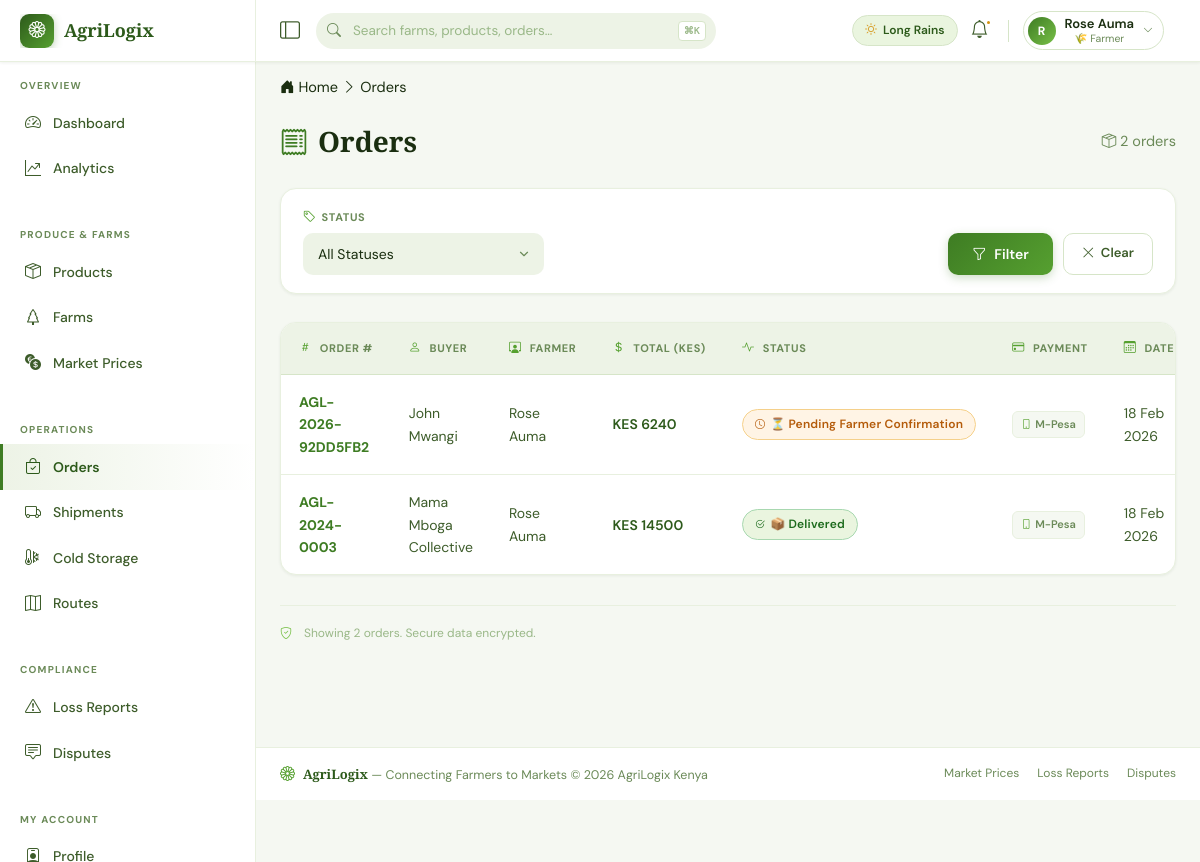
The app's page /orders/ (signed in) with its own data.
### web_app/models.py (models this page shows, shortened)
class User(AbstractUser):
    ROLE_CHOICES = [
        ('farmer', '🌾 Farmer'),
        ('buyer', '🏪 Buyer / Market'),
        ('driver', '🚛 Logistics Driver'),
        ('cold_storage', '❄️ Cold Storage Operator'),
        ('admin', '⚙️ Platform Admin'),
    ]
    role = models.CharField(max_length=20, choices=ROLE_CHOICES, default='buyer')
    phone = models.CharField(max_length=20, unique=True, null=True, blank=True)
    profile_photo = models.ImageField(upload_to='profiles/', null=True, blank=True)
    location = models.CharField(max_length=255, blank=True)
    latitude = models.DecimalField(max_digits=9, decimal_places=6, null=True, blank=True)
    longitude = models.DecimalField(max_digits=9, decimal_places=6, null=True, blank=True)
    is_verified = models.BooleanField(default=False)
    rating = models.DecimalField(max_digits=3, decimal_places=2, default=0.00)
    total_transactions = models.PositiveIntegerField(default=0)
    created_at = models.DateTimeField(auto_now_add=True)
    updated_at = models.DateTimeField(auto_now=True)
    class Meta:
        verbose_name = "User"
        verbose_name_plural = "Users"

class Order(models.Model):
    STATUS_CHOICES = [
        ('draft', '📝 Draft'),
        ('pending', '⏳ Pending Farmer Confirmation'),
        ('confirmed', '✅ Confirmed'),
        ('payment_pending', '💳 Payment Pending'),
        ('paid', '💰 Paid'),
        ('processing', '⚙️ Processing'),
        ('dispatched', '🚛 Dispatched'),
        ('delivered', '📦 Delivered'),
        ('completed', '🎉 Completed'),
        ('cancelled', '❌ Cancelled'),
        ('disputed', '⚠️ Disputed'),
    ]
    PAYMENT_METHODS = [
        ('mpesa', 'M-Pesa'),
        ('bank', 'Bank Transfer'),
        ('cod', 'Cash on Delivery'),
        ('escrow', 'AgriLogix Escrow'),
    ]
    order_number = models.CharField(max_length=20, unique=True)
    buyer = models.ForeignKey(User, on_delete=models.CASCADE, related_name='orders_placed',
                               limit_choices_to={'role': 'buyer'})
    farmer = models.ForeignKey(User, on_delete=models.CASCADE, related_name='orders_received',
                                limit_choices_to={'role': 'farmer'})
    shipment = models.OneToOneField(Shipment, on_delete=models.SET_NULL, null=True, blank=True,
                                    related_name='order')
    status = models.CharField(max_length=20, choices=STATUS_CHOICES, default='pending')
    subtotal = models.DecimalField(max_digits=12, decimal_places=2, default=0)
    shipping_cost = models.DecimalField(max_digits=10, decimal_places=2, default=0)
    platform_fee = models.DecimalField(max_digits=10, decimal_places=2, default=0)
    total_amount = models.DecimalField(max_digits=12, decimal_places=2, default=0)
    payment_method = models.CharField(max_length=20, choices=PAYMENT_METHODS, default='mpesa')
    payment_reference = models.CharField(max_length=100, blank=True)
    payment_date = models.DateTimeField(null=True, blank=True)
    delivery_address = models.CharField(max_length=300)
    delivery_latitude = models.DecimalField(max_digits=9, decimal_places=6, null=True, blank=True)
    delivery_longitude = models.DecimalField(max_digits=9, decimal_places=6, null=True, blank=True)
    requested_delivery_date = models.DateField(null=True, blank=True)
    buyer_notes = models.TextField(blank=True)
    farmer_notes = models.TextField(blank=True)
    created_at = models.DateTimeField(auto_now_add=True)
    updated_at = models.DateTimeField(auto_now=True)
    completed_at = models.DateTimeField(null=True, blank=True)
    class Meta:
        ordering = ['-created_at']
        verbose_name = "Order"
        verbose_name_plural = "Orders"

### web_app/views.py (the view)
# urls.py: path('orders/', views.order_list_view, name='order_list'),
@login_required
def order_list_view(request):
    user = request.user
    if user.role == 'buyer':
        orders = Order.objects.filter(buyer=user)
    elif user.role == 'farmer':
        orders = Order.objects.filter(farmer=user)
    else:
        orders = Order.objects.all()
    status_filter = request.GET.get('status')
    if status_filter:
        orders = orders.filter(status=status_filter)
    orders = orders.select_related('buyer', 'farmer').order_by('-created_at')
    return render(request, 'orders/list.html', {
        'orders': orders,
        'status_choices': Order.STATUS_CHOICES,
    })

### templates/orders/list.html (shortened to what this page needs)
{% extends 'base.html' %}
{% block breadcrumb %}
<nav class="breadcrumb" aria-label="Breadcrumb">
    <i class="bi bi-house-door-fill"></i>
    <a href="{% url 'dashboard' %}">Home</a>
    <i class="bi bi-chevron-right"></i>
    <span>Orders</span>
</nav>
{% endblock %}
{% block content %}
<div style="display: flex; align-items: center; justify-content: space-between; margin-bottom: 24px;">
    <h1 style="font-family:'Playfair Display',serif; font-size:28px; font-weight:700; color:var(--text-primary); display:flex; align-items:center; gap:10px;">
        <i class="bi bi-receipt" style="color:var(--green-500);"></i> Orders
    </h1>
    <span class="order-meta" style="color:var(--text-muted);">
        <i class="bi bi-box-seam"></i> {{ orders|length }} order{{ orders|length|pluralize }}
    </span>
</div>
<form method="get" class="filter-bar">
    <div class="filter-group">
        <label><i class="bi bi-tag"></i> Status</label>
        <select name="status">
            <option value="">All Statuses</option>
        </select>
    </div>
    <div class="filter-actions">
        <button type="submit" class="btn-filter">
            <i class="bi bi-funnel"></i> Filter
        </button>
        <a href="{% url 'order_list' %}" class="btn-clear">
            <i class="bi bi-x-lg"></i> Clear
        </a>
    </div>
</form>
<div class="table-container">
    <table class="data-table">
        <thead>
            <tr>
                <th><i class="bi bi-hash"></i> Order #</th>
                <th><i class="bi bi-person"></i> Buyer</th>
                <th><i class="bi bi-person-workspace"></i> Farmer</th>
                <th><i class="bi bi-currency-dollar"></i> Total (KES)</th>
                <th><i class="bi bi-activity"></i> Status</th>
                <th><i class="bi bi-credit-card"></i> Payment</th>
                <th><i class="bi bi-calendar3"></i> Date</th>
            </tr>
        </thead>
        <tbody>
            {% for order in orders %}
            <tr>
                <td data-label="Order #">
                    <a href="{% url 'order_detail' order.pk %}"><strong>{{ order.order_number }}</strong></a>
                </td>
                <td data-label="Buyer">{{ order.buyer.get_full_name|default:order.buyer.username }}</td>
                <td data-label="Farmer">{{ order.farmer.get_full_name|default:order.farmer.username }}</td>
                <td data-label="Total (KES)" style="font-weight:600; color:var(--green-700);">
                    KES {{ order.total_amount|floatformat:0 }}
                </td>
                <td data-label="Status">
                    <span class="status-badge {{ order.status }}">
                        <i class="bi
                            {% if order.status == 'pending' %}bi-clock
                            {% elif order.status == 'confirmed' %}bi-check-circle
                            {% elif order.status == 'processing' %}bi-gear
                            {% elif order.status == 'dispatched' %}bi-truck
                            {% elif order.status == 'delivered' or order.status == 'completed' %}bi-check2-circle
                            {% elif order.status == 'cancelled' %}bi-x-circle
                            {% elif order.status == 'disputed' %}bi-exclamation-triangle
                            {% else %}bi-circle{% endif %}">
                        </i>
                        {{ order.get_status_display }}
                    </span>
                </td>
                <td data-label="Payment">
                    <span class="payment-chip">
                        <i class="bi
                            {% if order.payment_method == 'mpesa' %}bi-phone
                            {% elif order.payment_method == 'bank' %}bi-bank
                            {% elif order.payment_method == 'cash' %}bi-cash
                            {% else %}bi-credit-card{% endif %}">
                        </i>
                        {{ order.get_payment_method_display }}
                    </span>
                </td>
                <td data-label="Date">{{ order.created_at|date:"d M Y" }}</td>
            </tr>
            {% endfor %}
        </tbody>
    </table>
</div>
<div style="margin-top: 30px; display: flex; gap: 12px; align-items: center; font-size:12px; color:var(--text-placeholder); border-top:1px solid var(--border-light); padding-top:18px;">
    <i class="bi bi-shield-check" style="color:var(--green-300);"></i>
    <span>Showing {{ orders|length }} order{{ orders|length|pluralize }}. Secure data encrypted.</span>
</div>
{% endblock %}

### templates/base.html (shortened to what this page needs)
<!DOCTYPE html>
<html lang="en">
<head>
    <link href="https://cdn.jsdelivr.net/npm/bootstrap-icons@1.11.3/font/bootstrap-icons.min.css" rel="stylesheet">
</head>
<body>
<nav id="topnav" role="banner">
    <div class="nav-brand-zone">
        <a href="{% url 'dashboard' %}" style="display:flex;align-items:center;gap:10px;overflow:hidden;">
            <div class="brand-logo"><i class="bi bi-flower1"></i></div>
            <span class="brand-text">AgriLogix</span>
        </a>
    </div>
    <div class="nav-controls">
        <button class="sidebar-toggle-btn" id="sidebarToggle" aria-label="Toggle sidebar" title="Toggle navigation">
            <i class="bi bi-layout-sidebar"></i>
        </button>
        <div class="nav-search" role="search">
            <input type="text" id="globalSearch" placeholder="Search farms, products, orders…" autocomplete="off" aria-label="Global search">
            <span class="search-kbd">⌘K</span>
        </div>
        <div class="nav-right">
            {% if user.is_authenticated %}
            <div class="season-chip">
                <i class="bi bi-sun" style="color:var(--amber-400);"></i> Long Rains
            </div>
            <a href="{% url 'notification_list' %}" class="nav-icon-btn" aria-label="Notifications">
                <i class="bi bi-bell"></i>
                {% if unread_count %}
                    <span class="notif-count">{{ unread_count }}</span>
                {% else %}
                    <span class="notif-pip"></span>
                {% endif %}
            </a>
            <div class="profile-dropdown">
                <button class="profile-btn" id="profileToggle" aria-haspopup="true" aria-expanded="false">
                    <div class="p-avatar">{{ user.get_full_name|default:user.username|first|upper }}</div>
                    <div class="p-info">
                        <span class="p-name">{{ user.get_full_name|default:user.username }}</span>
                        <span class="p-role">{{ user.get_role_display }}</span>
                    </div>
                    <i class="bi bi-chevron-down p-chevron"></i>
                </button>
            </div>
            {% else %}
            <div class="auth-links">
                <a href="{% url 'login' %}" class="btn-ghost">Sign In</a>
                <a href="{% url 'register' %}" class="btn-solid">Get Started</a>
            </div>
            {% endif %}
        </div>
    </div>
</nav>
<div id="layout">
    <aside id="sidebar" role="navigation" aria-label="Main navigation">
        <div class="sidebar-inner">
            <span class="sb-section-label">Overview</span>
            <a href="{% url 'dashboard' %}" class="sidebar-link"><i class="bi bi-speedometer2"></i> Dashboard</a>
            <a href="{% url 'analytics_dashboard' %}" class="sidebar-link"><i class="bi bi-graph-up-arrow"></i> Analytics</a>
            <span class="sb-section-label">Produce &amp; Farms</span>
            <a href="{% url 'product_list' %}" class="sidebar-link"><i class="bi bi-box-seam"></i> Products</a>
            <a href="{% url 'farm_list' %}" class="sidebar-link"><i class="bi bi-tree"></i> Farms</a>
            <a href="{% url 'market_prices' %}" class="sidebar-link"><i class="bi bi-currency-exchange"></i> Market Prices</a>
            <span class="sb-section-label">Operations</span>
            <a href="{% url 'order_list' %}" class="sidebar-link"><i class="bi bi-bag-check"></i> Orders</a>
            <a href="{% url 'shipment_list' %}" class="sidebar-link"><i class="bi bi-truck"></i> Shipments</a>
            <a href="{% url 'cold_storage_list' %}" class="sidebar-link"><i class="bi bi-thermometer-snow"></i> Cold Storage</a>
            <a href="{% url 'route_list' %}" class="sidebar-link"><i class="bi bi-map"></i> Routes</a>
            <span class="sb-section-label">Compliance</span>
            <a href="{% url 'loss_report_list' %}" class="sidebar-link"><i class="bi bi-exclamation-triangle"></i> Loss Reports</a>
            <a href="{% url 'dispute_list' %}" class="sidebar-link"><i class="bi bi-chat-square-text"></i> Disputes</a>
            {% if user.is_authenticated %}
            <span class="sb-section-label">My Account</span>
            <a href="{% url 'profile' %}" class="sidebar-link"><i class="bi bi-person-badge"></i> Profile</a>
            {% endif %}
        </div>
    </aside>
    <div id="page-content">
        <div id="breadcrumb-wrap">{% block breadcrumb %}{% endblock %}</div>
        <main id="main-content">
            {% block content %}{% endblock %}
        </main>
        <footer id="footer">
            <div class="footer-brand">
                <i class="bi bi-flower1" style="color:var(--green-400);font-size:15px;"></i>
                <span><strong>AgriLogix</strong> — Connecting Farmers to Markets &copy; {% now "Y" %} AgriLogix Kenya</span>
            </div>
            <nav class="footer-links" aria-label="Footer links">
                <a href="{% url 'market_prices' %}">Market Prices</a>
                <a href="{% url 'loss_report_list' %}">Loss Reports</a>
                <a href="{% url 'dispute_list' %}">Disputes</a>
            </nav>
        </footer>
    </div>
</div>
</body>
</html>

### records on screen
User: get_full_name|first "R", get_full_name "Rose Auma", role "🌾 Farmer"
Order: order_number "AGL-2026-92DD5FB2", buyer.get_full_name "John Mwangi", farmer.get_full_name "Rose Auma", total_amount "6240", status "⏳ Pending Farmer Confirmation", payment_method "M-Pesa", created_at "18 Feb 2026"
Order: order_number "AGL-2024-0003", buyer.get_full_name "Mama Mboga Collective", farmer.get_full_name "Rose Auma", total_amount "14500", status "📦 Delivered", payment_method "M-Pesa", created_at "18 Feb 2026"

### other values on screen
{{ orders|length }} "2"
